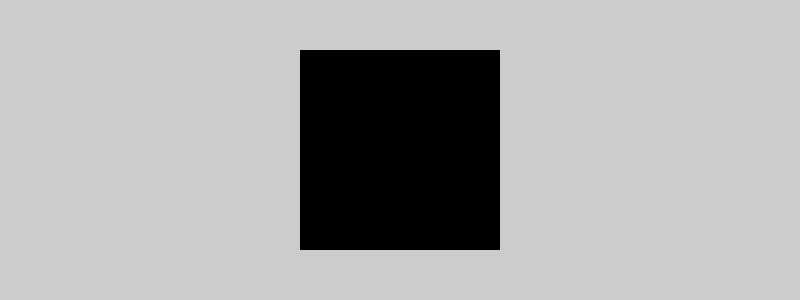
Frame 1 (no input)
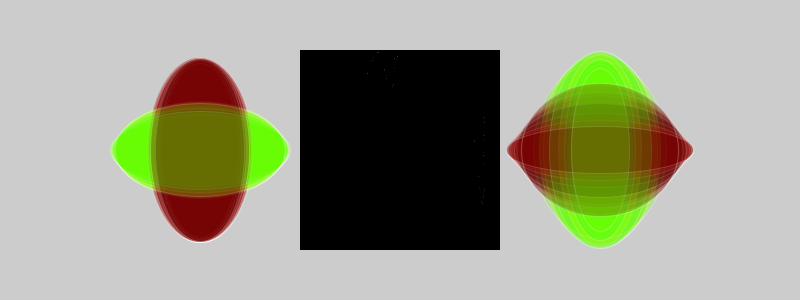
Frame 60 (the mouse pressed at the canvas centre just before this capture)
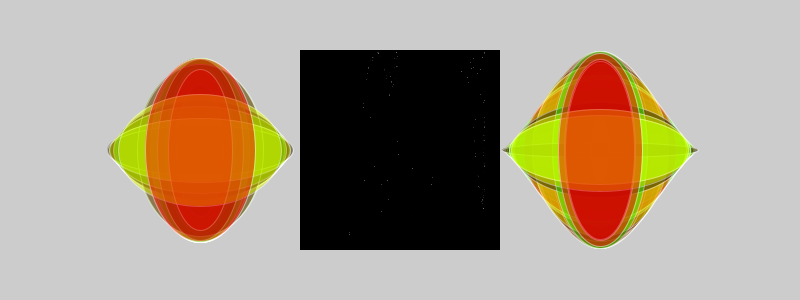
Frame 120 (the mouse held since frame 60 and released just before this capture)

The Processing sketch that drew these frames (run headless with seeded random() and noise(); from frame 60 on, the mouse is pressed at the canvas centre):

// Processing sketch: couple_sync
// ── couple_sync.pde
// An example of using the 'singiel' class
//-///////////////////////////////////////////////

final  float DefaultR=3.5; //two systems independent of each other, 
final  float DefaultAlpha=0.085; //by changing the alpha value we can change their mutual synchronization

final int   FR=150; //Desired frame rate

// Construct two instances of the class
singiel First =new singiel(0.33,3.69,DefaultAlpha);
singiel Second=new singiel(0.66,3.95,DefaultAlpha);
//singiel First= new singiel(random(1.0),3.55,DefaultAlpha);
//singiel Second=new singiel(random(1.0),3.75,DefaultAlpha);
//singiel First= new singiel(random(1.0),DefaultR+random(0.5),DefaultAlpha);
//singiel Second=new singiel(random(1.0),DefaultR+random(0.5),DefaultAlpha);

int ule=200;//unit of length
int radius=ule/2;

void setup()
{
  size(800,300); //4ule x 1.5ule
  frameRate(FR);
  
  // Check the randomly selected parameters
  println("F: x:",First.x1,"R:",First.r," Alpha:",First.alpha());
  println("S: x:",Second.x1,"R:",Second.r," Alpha:",Second.alpha());
  
  //Black square as a chart background
  fill(0);noStroke();
  rect(ule*1.5,ule*0.25,ule,ule);
}

void draw()
{
  //ALTERNATIVE WAYS OF COLORING
  stroke(255,min(frameCount,255)); // 1.
  //stroke(frameCount%256); // 2.
  //stroke(255-abs(First.x2-Second.x2)*255); // 3.
  //stroke(abs(First.x2-Second.x2)*255); // 4.
  //stroke(255-abs(First.x2-Second.x2)*255,min(frameCount,255),abs(First.x2-Second.x2)*255); // 5.
  //stroke(255-abs(First.x2-Second.x2)*255,frameCount%256,abs(First.x2-Second.x2)*255); // 6.
  //stroke(255-abs(First.x2-Second.x2)*255,frameCount%2*255,abs(First.x2-Second.x2)*255,min(frameCount,255)); // 7.
  
  fill(frameCount%11*25,frameCount%2*255,0,min(frameCount,255)); // 1.
  //fill(255-abs(First.x2-Second.x2)*255,frameCount%2*255,abs(First.x2-Second.x2)*255,min(frameCount,255)); // 2.
 
  point(ule*1.5+ule*First.x2,ule*1.25-ule*Second.x2);// plot point
  view(First, ule,150,radius);// visualize the transition of oscillators 
  view(Second,ule*3,150,radius);// between states
  
  // State Change Implementation Depends On Coupling
  if(DefaultAlpha>0)
    next4couple(First,Second);
  else {  
    First.next();Second.next(); 
  }
    
  //if(frameCount%FR==0) // Print approximately every second
  //  println(frameCount+"*"+ frameRate );//Process progress
}

//https://github.com/borkowsk/bookProcessingEN

// ── singiel.pde
// Chaotic oscillator class - complex type
// An example of a class - user-defined type
//-//////////////////////////////////////////////
  
// The second partner adapts to the state already changed 
// in the first one, or they operate in strict parallel.
boolean _GottmanMode=false; //Important "refactoring"!

class singiel 
{ // FIELDS / ATTRIBUTES:
  float r; 
  float x1,x2;
  
  //private "private" does not work in processing pde because of its relation to JAVA. 
  float al;
  
  // Constructor(s):
  // each class has at least one method called as 
  // the class name, has no return type and is used 
  // to create a class object - the instance
  singiel(float iX,float iR,float iAlpha)
  {
    x1=x2=iX;r=iR;al=iAlpha;
  }
  
  // METHODS:
  float alpha() //R / O Access to the field 'al' 
  {             //under a different name. 
    return al;  //The so-called accessory
  }
  
  void next() // Method to change state of object.
  {          
    x1=x2;
    x2=x1*r*(1-x1); //This is an iteration without a pair
  }
   
}; //Closing the class.


// viewer - procedure external to the class
void view(singiel S,float v,float h,float rad)   
{  //Actually this is a visualization of the oscillator 
   //transition between states
   rad*=2; //some other "refactoring"
   ellipse(v,h,round(S.x1*rad),round(S.x2*rad));
}

// Pair iteration routine
// Declared outside the class for symmetry reasons
void next4couple(singiel F,singiel S) //Some "refactoring" done
{
  // The interaction of the oscillators
  if(_GottmanMode) // refactored here!
  {
    F.x2=F.x2*(1-F.al)+S.x2*F.al; //He adopts first
    S.x2=S.x2*(1-S.al)+F.x2*S.al;
  }
  else
  {
    float Xold=F.x2;
    F.x2=F.x2*(1-F.al)+S.x2*F.al;
    S.x2=S.x2*(1-S.al)+Xold*S.al;
  }
  
  // New states of partners
  F.next();
  S.next();
}
  
//https://github.com/borkowsk/bookProcessingEN/
